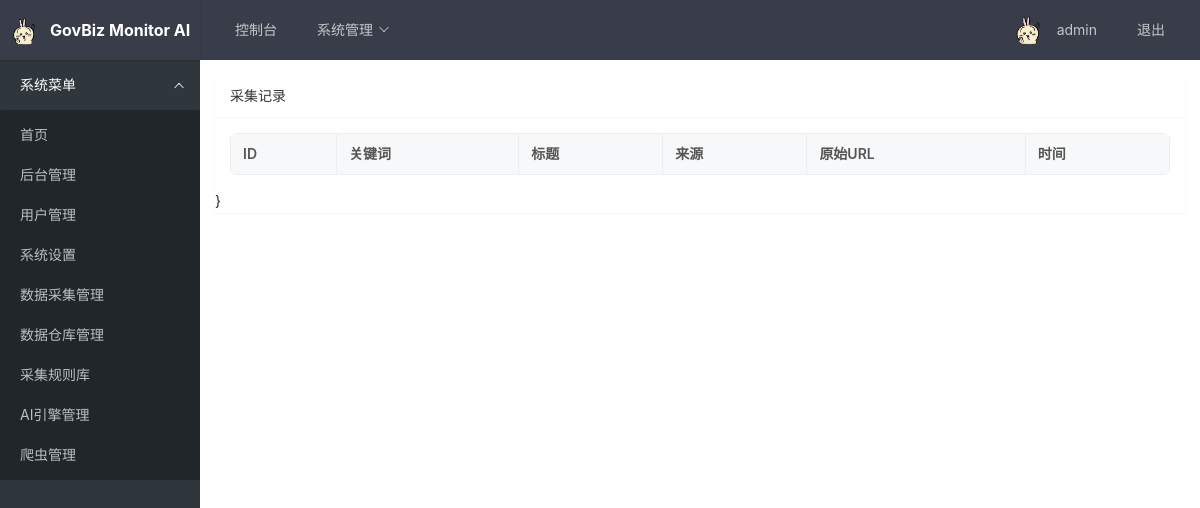
Page /admin/crawls (signed in) on the earlier database version.
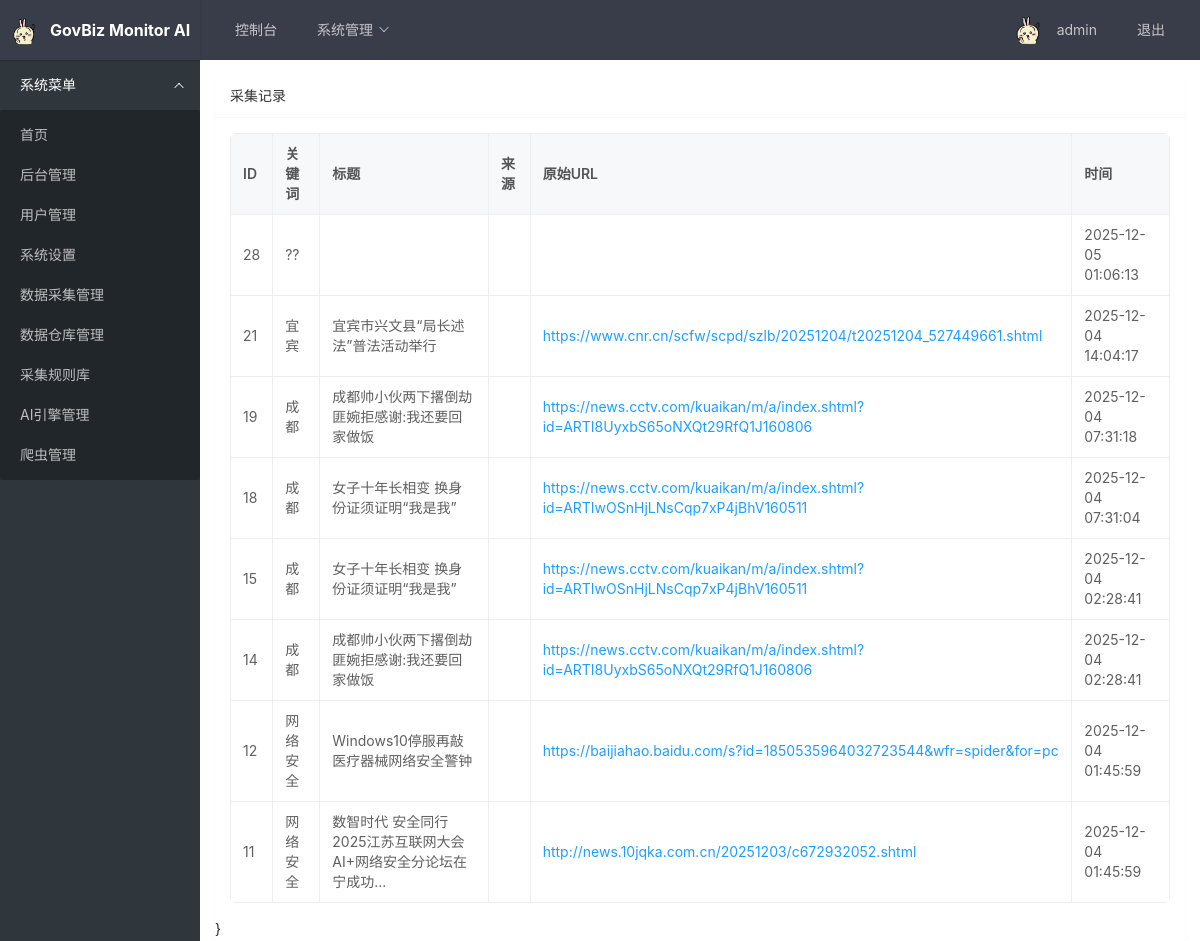
Same page on the later database version.
### tables this page shows
CREATE TABLE crawl_records (
  id integer primary key autoincrement,
  keyword text,
  title text,
  summary text,
  cover text,
  url text,
  source text,
  created_at datetime default current_timestamp
);

### app/admin.py (the view)
@bp.route('/crawls')
def crawl_list():
    rows = query_all("select id, keyword, title, source, url, created_at from crawl_records order by id desc limit 100")
    return render_template('admin/crawl_list.html', rows=rows)

### app/admin.py (called while the page is built)
@bp.before_request
@login_required
def require_admin():
    if not current_user.is_admin:
        flash("无权访问", "error")
        return redirect(url_for('main.index'))

### app/db.py (called while the page is built)
def get_connection():
    conn = sqlite3.connect(str(DATABASE))
    conn.row_factory = sqlite3.Row
    return conn

def query_all(sql, params=None):
    conn = get_connection()
    try:
        cur = conn.execute(sql, params or [])
        rows = cur.fetchall()
        return [dict(row) for row in rows]
    finally:
        conn.close()

def query_one(sql, params=None):
    conn = get_connection()
    try:
        cur = conn.execute(sql, params or [])
        row = cur.fetchone()
        return dict(row) if row else None
    finally:
        conn.close()

### app/models.py (called while the page is built)
    @staticmethod
    def get(user_id):
        sql = """
            select u.id, u.username, u.role_id, r.name as role_name
            from users u
            join roles r on u.role_id = r.id
            where u.id = ?
        """
        row = query_one(sql, [user_id])
        if not row:
            return None
        return User(row['id'], row['username'], row['role_id'], row['role_name'])

### templates/admin/crawl_list.html (shortened to what this page needs)
{% extends "base.html" %}
{% block content %}
<div class="layui-card">
  <div class="layui-card-header">采集记录</div>
  <div class="layui-card-body">
    <table class="layui-table">
      <thead>
        <tr><th>ID</th><th>关键词</th><th>标题</th><th>来源</th><th>原始URL</th><th>时间</th></tr>
      </thead>
      <tbody>
        {% for r in rows %}
        <tr>
          <td>{{ r.id }}</td>
          <td>{{ r.keyword }}</td>
          <td>{{ r.title }}</td>
          <td>{{ r.source }}</td>
          <td><a href="{{ r.url }}" target="_blank">{{ r.url }}</a></td>
          <td>{{ r.created_at }}</td>
        </tr>
        {% endfor %}
      </tbody>
    </table>
  </div>
}</div>
{% endblock %}

Differences in the rows shown:
added crawl_records: id "28", keyword "??", created_at "2025-12-05 01:06:13"
added crawl_records: id "21", keyword "宜宾", title "宜宾市兴文县“局长述法”普法活动举行", url "https://www.cnr.cn/scfw/scpd/szlb/20251204/t20251204_527449661.shtml", created_at "2025-12-04 14:04:17"
added crawl_records: id "19", keyword "成都", title "成都帅小伙两下撂倒劫匪婉拒感谢:我还要回家做饭", url "https://news.cctv.com/kuaikan/m/a/index.shtml?id=ARTI8UyxbS65oNXQt29RfQ1J160806", created_at "2025-12-04 07:31:18"
added crawl_records: id "18", keyword "成都", title "女子十年长相变 换身份证须证明“我是我”", url "https://news.cctv.com/kuaikan/m/a/index.shtml?id=ARTIwOSnHjLNsCqp7xP4jBhV160511", created_at "2025-12-04 07:31:04"
added crawl_records: id "15", keyword "成都", title "女子十年长相变 换身份证须证明“我是我”", url "https://news.cctv.com/kuaikan/m/a/index.shtml?id=ARTIwOSnHjLNsCqp7xP4jBhV160511", created_at "2025-12-04 02:28:41"
added crawl_records: id "14", keyword "成都", title "成都帅小伙两下撂倒劫匪婉拒感谢:我还要回家做饭", url "https://news.cctv.com/kuaikan/m/a/index.shtml?id=ARTI8UyxbS65oNXQt29RfQ1J160806", created_at "2025-12-04 02:28:41"
added crawl_records: id "12", keyword "网络安全", title "Windows10停服再敲医疗器械网络安全警钟", url "https://baijiahao.baidu.com/s?id=1850535964032723544&wfr=spider&for=pc", created_at "2025-12-04 01:45:59"
added crawl_records: id "11", keyword "网络安全", title "数智时代 安全同行 2025江苏互联网大会AI+网络安全分论坛在宁成功...", url "http://news.10jqka.com.cn/20251203/c672932052.shtml", created_at "2025-12-04 01:45:59"
